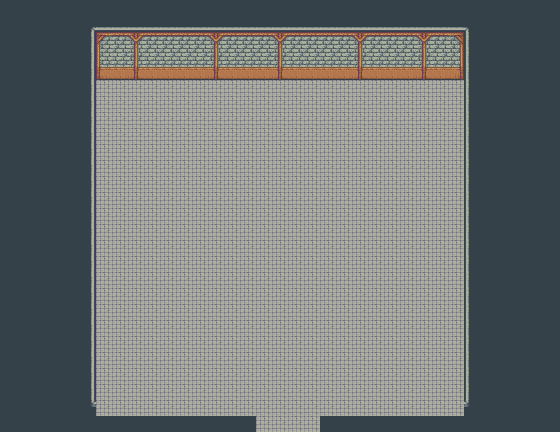

A 2D game scene composited from a Tiled map and its tileset images. What follows is a short description and the map's XML, with each tile layer's data collapsed to a summary:
An orthogonal 35x27 tile map with 16x16 px tiles, 1 tile layer (sol1), 5 hidden layers not drawn, 4 tilesets.

<map version="1.0" orientation="orthogonal" renderorder="right-up" width="35" height="27" tilewidth="16" tileheight="16" nextobjectid="1">
 <tileset firstgid="1" name="inside" tilewidth="16" tileheight="16" tilecount="1680">
  <image source="../../tileset/inside.png" width="768" height="560" />
 </tileset>
 <tileset firstgid="1681" name="collision" tilewidth="16" tileheight="16" tilecount="1">
  <image source="../../tileset/collision.png" width="16" height="16" />
 </tileset>
 <tileset firstgid="1682" name="dungeon" tilewidth="16" tileheight="16" tilecount="1479">
  <image source="../../tileset/dungeon.png" width="816" height="464" />
 </tileset>
 <tileset firstgid="3161" name="ff_master_tile_sheet" tilewidth="16" tileheight="16" tilecount="2132">
  <image source="../../tileset/ff_master_tile_sheet.png" width="656" height="832" />
 </tileset>
 <layer name="sol1" width="35" height="27">
  <data>[945 cells, 945 non-empty, 22 distinct tile ids]</data>
 </layer>
 <layer name="sol2" width="35" height="27" visible="0">
  <data>[945 cells, 25 non-empty, 6 distinct tile ids]</data>
 </layer>
 <layer name="decord1" width="35" height="27" visible="0">
  <data>[945 cells, 87 non-empty, 40 distinct tile ids]</data>
 </layer>
 <layer name="decord2" width="35" height="27" visible="0">
  <data>[945 cells, 44 non-empty, 18 distinct tile ids]</data>
 </layer>
 <layer name="collision" width="35" height="27" visible="0">
  <data>[945 cells, 191 non-empty, 1 distinct tile ids]</data>
 </layer>
 <layer name="event" width="35" height="27" visible="0">
  <data>[945 cells, 4 non-empty, 1 distinct tile ids]</data>
 </layer>
</map>
